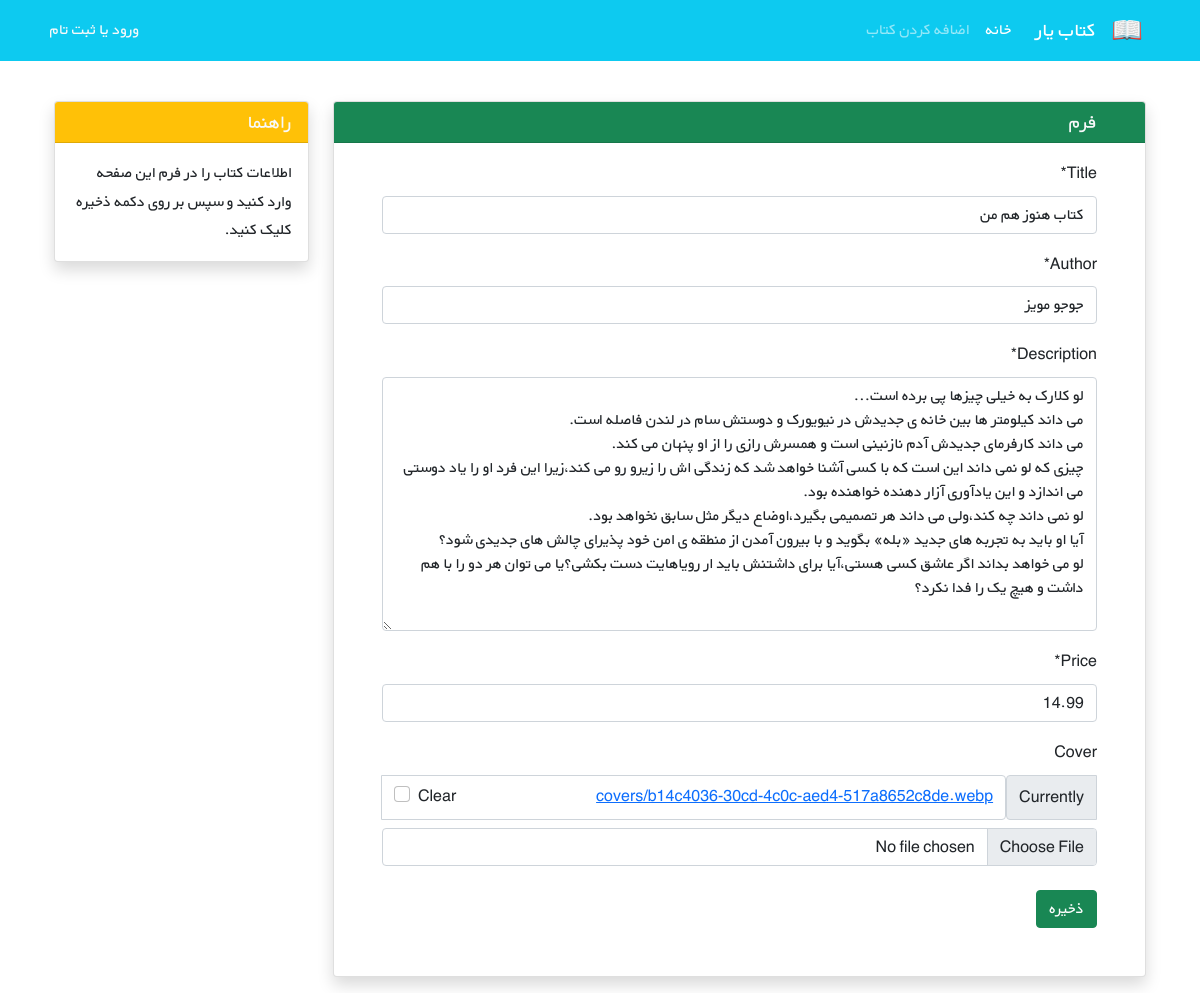
The app's page /books/12/update/ with its own data.
### books/models.py (models this page shows, shortened)
class Book(models.Model):
    title = models.CharField(max_length=200)
    author = models.CharField(max_length= 200)
    description = models.TextField()
    price = models.DecimalField( max_digits=5, decimal_places=2)
    cover = models.ImageField(upload_to='covers/',blank=True)

### books/views.py (the view)
# urls.py: path('<int:pk>/update/', BookUpdateView.as_view() , name='book_update'),
class BookUpdateView(generic.edit.UpdateView):
    model = Book
    fields = ['title', 'author', 'description', 'price','cover']
    template_name = 'books/book_update.html'

### books/templates/books/book_update.html (shortened to what this page needs)
{% extends '_base.html' %}
{% load crispy_forms_tags %}
{% block content %}
     <div class="container mt-4" dir="rtl">
    <div class="row">
        <div class="col-9">
            <div class="card shadow my-3">
                <h5 class="card-header bg-success text-light px-5">فرم</h5>
                <div class="px-5 pt-3 pb-5">
                    <form method="POST" enctype="multipart/form-data">
                         {{ form|crispy}}
                        <button type="submit" class="btn btn-success mt-2">ذخیره</button>
                    </form>
                </div>
            </div>
        </div>
        <div class="col-3">
                <div class="card my-3 shadow">
                    <h5 class="card-header bg-warning text-light">راهنما</h5>
                    <div class="card-body">
                        <p class="card-text">
                            اطلاعات کتاب را در فرم این صفحه وارد کنید و سپس بر روی دکمه ذخیره کلیک کنید.
                        </p>
                    </div>
                </div>
        </div>
    </div>
</div>
{% endblock content %}

### static/css/style.css (style rules this page uses)
* { font-family: 'BYekan', sans-serif; line-height: 1.8rem; }

### records on screen
Book: title "کتاب هنوز هم من", author "جوجو مویز", description "لو کلارک به خیلی چیزها پی برده است... می داند کیلومتر ها بین خانه ی جدیدش در نیویورک و دوستش سام در لندن فاصله است. می داند کارفرمای جدیدش آدم نازنینی است و همسرش رازی را از او پنهان می کند. چیزی که لو نمی داند این است که با کسی آشنا خواهد شد که زندگی اش را زیرو رو می کند،زیرا این فرد او را یاد دوستی می اندازد و این یادآوری آزار دهنده خواهنده بود. لو نمی داند چه کند،ولی می داند هر تصمیمی بگیرد،اوضاع دیگر مثل سابق نخواهد بود. آیا او باید به تجربه های جدید «بله» بگوید و با بیرون آمدن از منطقه ی امن خود پذیرای چالش های جدیدی شود؟ لو می خواهد بداند اگر عاشق کسی هستی،آیا برای داشتنش باید ار رویاهایت دست بکشی؟یا می توان هر دو را با هم داشت و هیچ یک را فدا نکرد؟", price "14.99"
